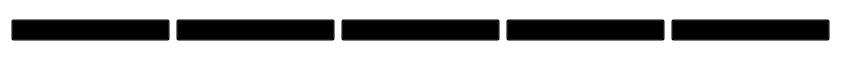
   <widget class="QWidget" name="MenuBar" native="true">
    <property name="geometry">
     <rect>
      <x>220</x>
      <y>150</y>
      <width>841</width>
      <height>61</height>
     </rect>
    </property>
    <property name="styleSheet">
     <string notr="true">background-color: transparent;</string>
    </property>
    <layout class="QHBoxLayout" name="horizontalLayout">
     <item>
      <widget class="QPushButton" name="HomeButton">
       <property name="styleSheet">
        <string notr="true">QPushButton{ 
	font: 14pt &quot;Maragsa&quot;; 
	color:rgb(0,0,0);
	border-bottom: 0.5px solid transparent 
	
} 

QPushButton:hover{ 
	border-radius:10px;
	background-color:rgb(1,41,61);
	color: rgb(255, 255, 255);
} 

QPushButton:pressed{ 
	background-color:rgb(1,41,61);  
	text-decoration: underline;
}


	</string>
       </property>
       <property name="text">
        <string>Home</string>
       </property>
      </widget>
     </item>
     <item>
      <widget class="QPushButton" name="AboutButton">
       <property name="styleSheet">
        <string notr="true">QPushButton{ 
	font: 14pt &quot;Maragsa&quot;; 
	color:rgb(0,0,0);
	border-bottom: 0.5px solid transparent 
	
} 

QPushButton:hover{ 
	border-radius:10px;
	background-color:rgb(1,41,61);
	color: rgb(255, 255, 255);
} 

QPushButton:pressed{ 
	background-color:rgb(1,41,61);  
	text-decoration: underline;
}


	</string>
       </property>
       <property name="text">
        <string>About</string>
       </property>
      </widget>
     </item>
     <item>
      <widget class="QPushButton" name="ContactButton">
       <property name="styleSheet">
        <string notr="true">QPushButton{ 
	font: 14pt &quot;Maragsa&quot;; 
	color:rgb(0,0,0);
	border-bottom: 0.5px solid transparent 
	
} 

QPushButton:hover{ 
	border-radius:10px;
	background-color:rgb(1,41,61);
	color: rgb(255, 255, 255);
} 

QPushButton:pressed{ 
	background-color:rgb(1,41,61);  
	text-decoration: underline;
}


	</string>
       </property>
       <property name="text">
        <string>Contact Us</string>
       </property>
      </widget>
     </item>
     <item>
      <widget class="QPushButton" name="BookingButton">
       <property name="styleSheet">
        <string notr="true">QPushButton{ 
	font: 14pt &quot;Maragsa&quot;; 
	color:rgb(0,0,0);
	border-bottom: 0.5px solid transparent 
	
} 

QPushButton:hover{ 
	border-radius:10px;
	background-color:rgb(1,41,61);
	color: rgb(255, 255, 255);
} 

QPushButton:pressed{ 
	background-color:rgb(1,41,61);  
	text-decoration: underline;
}


	</string>
       </property>
       <property name="text">
        <string>Booking</string>
       </property>
      </widget>
     </item>
     <item>
      <widget class="QPushButton" name="AccountButton">
       <property name="styleSheet">
        <string notr="true">QPushButton{ 
	font: 14pt &quot;Maragsa&quot;; 
	color:rgb(0,0,0);
	border-bottom: 0.5px solid transparent 
	
} 

QPushButton:hover{ 
	border-radius:10px;
	background-color:rgb(1,41,61);
	color: rgb(255, 255, 255);
} 

QPushButton:pressed{ 
	background-color:rgb(1,41,61);  
	text-decoration: underline;
}


	</string>
       </property>
       <property name="text">
        <string>My Account</string>
       </property>
      </widget>
     </item>
    </layout>
   </widget>
